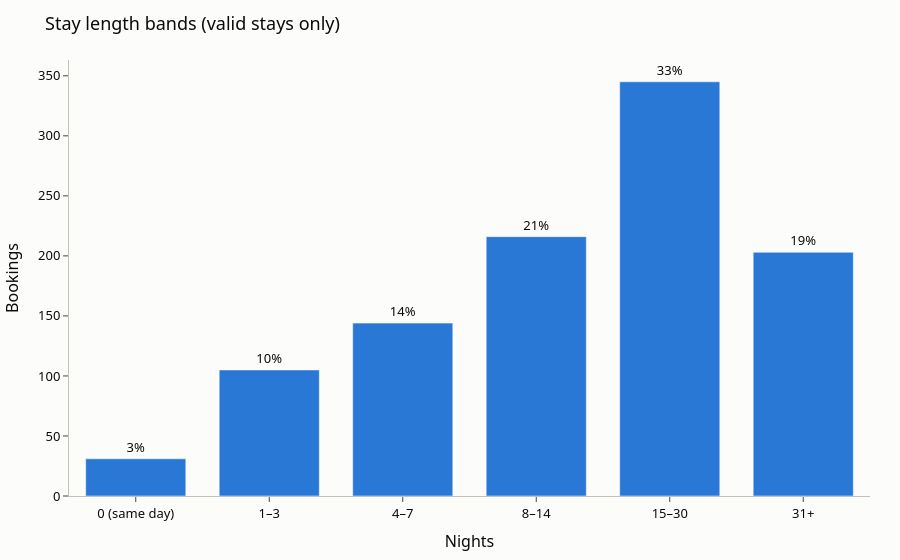

Notebook code cell kept with this figure:
### Code cell
# Bucket stays into ranges that are easier to talk about than a raw histogram.
bins   = [-0.5, 0.5, 3.5, 7.5, 14.5, 30.5, 1000]
labels = ["0 (same day)", "1–3", "4–7", "8–14", "15–30", "31+"]
valid["stay_band"] = pd.cut(valid["nights"], bins=bins, labels=labels)
bands = valid["stay_band"].value_counts().reindex(labels).reset_index()
bands.columns = ["nights", "bookings"]
bands["share"] = (bands["bookings"] / bands["bookings"].sum() * 100).round(0)

fig = px.bar(bands, x="nights", y="bookings", text=bands["share"].astype(int).astype(str) + "%",
             color_discrete_sequence=[ACCENT], title="Stay length bands (valid stays only)")
fig.update_layout(xaxis_title="Nights", yaxis_title="Bookings")
fig.update_traces(textposition="outside", cliponaxis=False)
fig.show()
bands

### Figure 1 — Plotly figure (JSON) as saved in the notebook; plotly's stock layout.template omitted (floating-point values rounded to 4 significant figures)
{"data": [{"cliponaxis": false, "hovertemplate": "nights=%{x}<br>bookings=%{y}<br>text=%{text}<extra></extra>", "legendgroup": "", "marker": {"color": "#2a78d6", "pattern": {"shape": ""}}, "name": "", "orientation": "v", "showlegend": false, "text": ["3%", "10%", "14%", "21%", "33%", "19%"], "textposition": "outside", "type": "bar", "x": ["0 (same day)", "1–3", "4–7", "8–14", "15–30", "31+"], "xaxis": "x", "y": [31, 105, 144, 216, 345, 203], "yaxis": "y"}], "layout": {"barmode": "relative", "legend": {"tracegroupgap": 0}, "title": {"text": "Stay length bands (valid stays only)"}, "xaxis": {"anchor": "y", "domain": [0, 1], "title": {"text": "Nights"}}, "yaxis": {"anchor": "x", "domain": [0, 1], "title": {"text": "Bookings"}}}}
